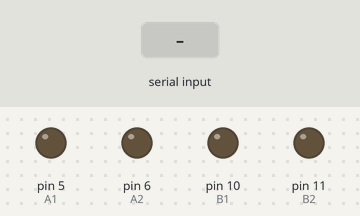
The sketch below on a simulated Arduino Uno, built with avr-gcc and run on an emulated ATmega328P. Shown: output pins drawn as LEDs (lit = HIGH). The inputs (shaded band) are chosen by the test bench. What the sketch prints to the serial monitor is not drawn.

Above: at 1.2 s.
1.3 s: "30,150\n" received over Serial
At 2.8 s:
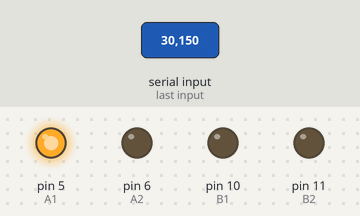
3.5 s: "2\n" received over Serial
At 3.9 s:
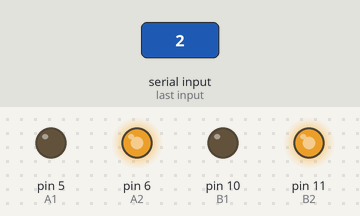
5.0 s: "1\n" received over Serial
At 6.3 s:
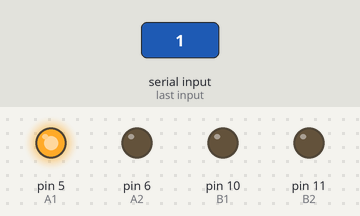
6.6 s: "200\n" received over Serial
At 7.5 s:
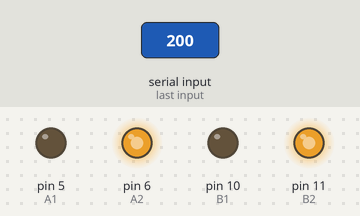
Timing chart, 0 to 9.1 s (numbered marks = the images above; inputs shaded):
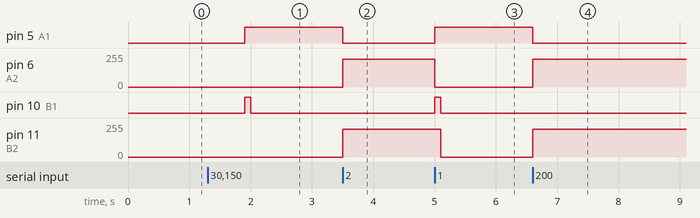

The sketch:

11_motor.ino
```cpp
//Inisialisasi pembuatan variable
#define A1 5  // Motor A pins
#define A2 6
#define B1 10 // Motor B pins
#define B2 11

int incomingByte = 0; // for incoming serial data
int  input = 0;

void setup() {
  //Menentukan Fungsionalitas dari PIN pada Microcontroller
  Serial.begin(115200); //baudrate yang digunakan untuk komunikasi microcontroller dengan komputer
  pinMode(A1, OUTPUT);
  pinMode(A2, OUTPUT);
  pinMode(B1, OUTPUT);
  pinMode(B2, OUTPUT);

  digitalWrite(A1, LOW);
  digitalWrite(A2, LOW);
  digitalWrite(B1, LOW);
  digitalWrite(B2, LOW);

  Serial.println("Silahkan Pilih salah satu:");
  Serial.println("1.forward");
  Serial.println("2.backward");
  Serial.println("3.stop");
}

void loop() {
  //Program yang akan dijalankan berulang-ulang
  if (Serial.available() > 0) {
    // read the incoming byte:
    incomingByte = Serial.read();
    input = incomingByte - 48; //convert ASCII code of numbers to 1,2,3

  switch (input) {
    case 1:         // if input=1 ....... motors turn forward
      forward();
      break;
    case 2:         // if input=2 ....... motors turn backward
      backward();
      break;
    case 3:         // if input=1 ....... motors turn stop
      Stop();
      break;
  }
  delay(200);
  input=0;
}
}

void forward() {          //function of forward
  analogWrite(A1, 255);
  analogWrite(A2, 0);
  analogWrite(B1, 255);
  delay(100);
  analogWrite(B1, 0);
  analogWrite(B2, 0);
}

void backward() {         //function of backward
  analogWrite(A1, 0);
  analogWrite(A2, 210);
  analogWrite(B1, 0);
  analogWrite(B2, 210);
}

void Stop() {              //function of stop
  digitalWrite(A1, LOW);
  digitalWrite(A2, LOW);
  digitalWrite(B1, LOW);
  digitalWrite(B2, LOW);
}
```

Measured:
- after the input at 1.3 s, pin 5 (A1): LOW → HIGH after 0.60 s; pin 10 (B1): LOW → HIGH after 0.60 s, → LOW 0.10 s later
- after the input at 3.5 s, pin 5 (A1): HIGH → LOW at once; pin 6 (A2), pin 11 (B2): 0/255 → 210/255 at once
- after the input at 5.0 s, pin 5 (A1): LOW → HIGH at once; pin 6 (A2): 210/255 → 0/255 at once; pin 10 (B1): LOW → HIGH at once, → LOW 0.10 s later; pin 11 (B2): 210/255 → 0/255 after 0.10 s
- after the input at 6.6 s, pin 5 (A1): HIGH → LOW at once; pin 6 (A2), pin 11 (B2): 0/255 → 210/255 at once
